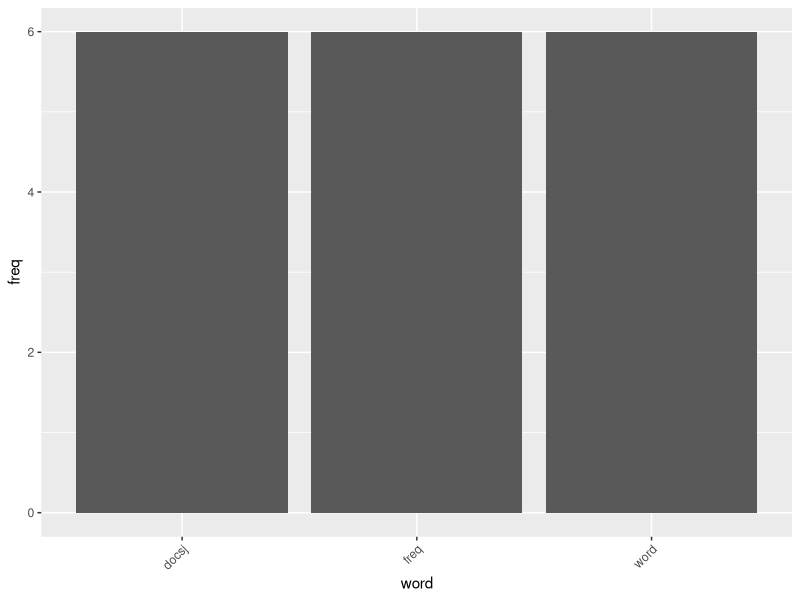
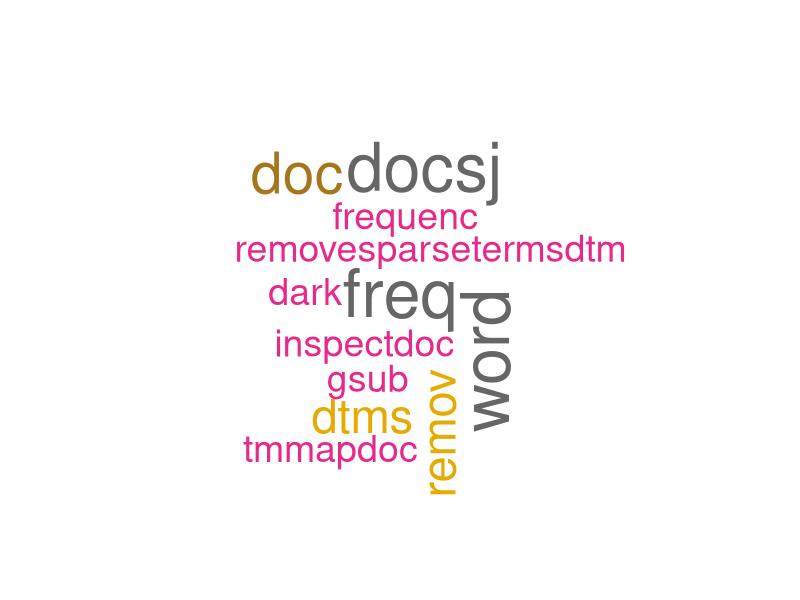
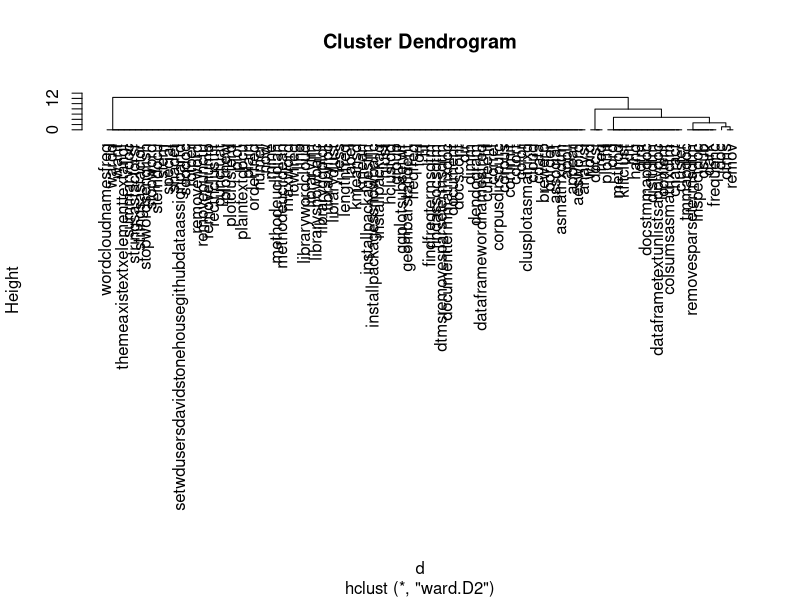
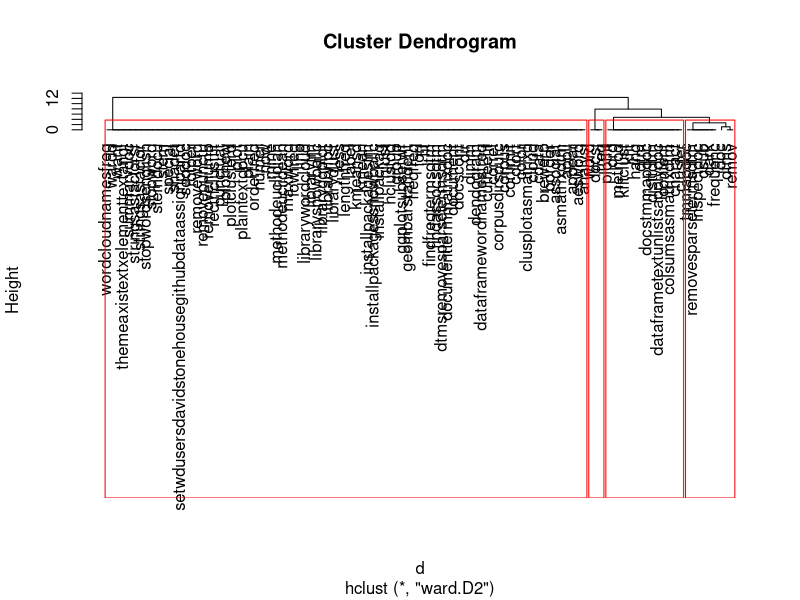
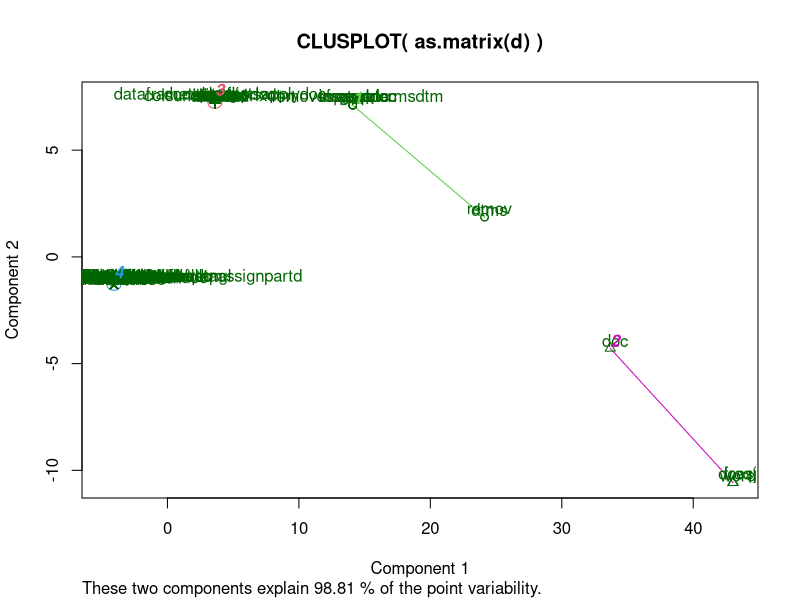
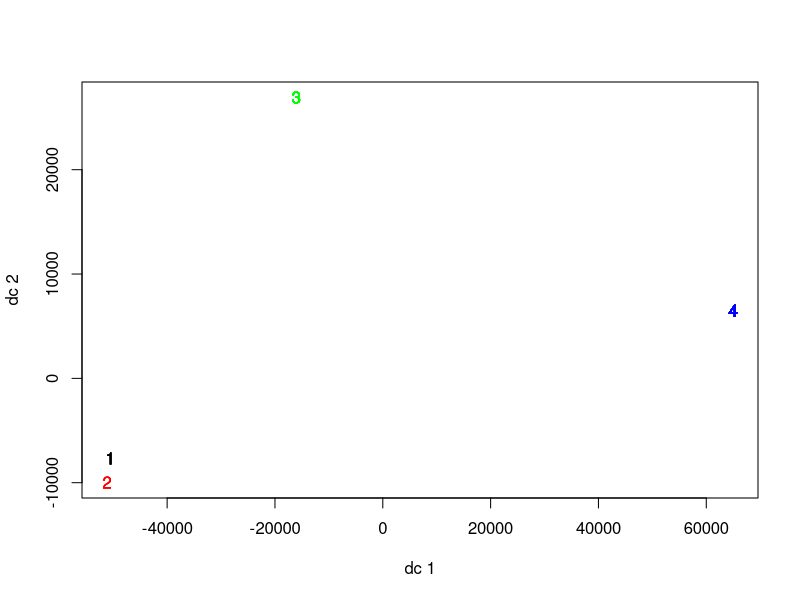

Write R code to recreate these figures, in order.
install.packages("tm")
library("tm")

setwd("/Users/davidstonehouse/GitHub/DATA650Assign1/part1ds")
dir(".")

docs <- Corpus(DirSource("."))
summary(docs)
data.frame(text=unlist(sapply(docs, '[', "content")), stringsAsFactors=F)
docs[[1]]$content
# Remove Punctuation and Special Characters -------------------------------
docs <- tm_map(docs, removePunctuation)
data.frame(text=unlist(sapply(docs, '[', "content")), stringsAsFactors = F)

for(j in seq(docs))
{
  docs[[j]] <-gsub("/", " ", docs[[j]])
  docs[[j]] <-gsub("@", " ", docs[[j]])
  docs[[j]] <-gsub("\\|", " ", docs[[j]])
}
inspect(docs)

# Remove numeric characters -----------------------------------------------
docs<-tm_map(docs, removeNumbers)
inspect(docs)

# Remove Stopwords --------------------------------------------------------

docs<-tm_map(docs, removeWords, stopwords("english"))
inspect(docs)

# Stemming ----------------------------------------------------------------
install.packages("SnowballC")
library(SnowballC)
docs <- tm_map(docs, stemDocument)
# Apply all these - now we have a corpus of plain docs:
docs <- tm_map(docs, PlainTextDocument)


# Word Frequencies --------------------------------------------------------
dtm <- DocumentTermMatrix(docs)
dtm
freq <- colSums(as.matrix(dtm))
freq
length(freq)
ord <- order(freq)
ord
m <-as.matrix(dtm)
dim(m)
m

findFreqTerms(dtm, lowfreq = 5)
# Remove words that appear in less than 70% of documents
dtms <- removeSparseTerms(dtm, 0.7)
dtms

# Word Associations -------------------------------------------------------
# Want correlations >=0.75
findAssocs(dtm, c("data", "analysis", "methods", "mining"), corlimit = 0.75)


# Word Frequency Plots ----------------------------------------------------
library(ggplot2)
wf <- data.frame(word=names(freq), freq=freq)
wf
p <- ggplot(subset(wf, freq>5), aes(word, freq))
p <- p + geom_bar(stat="identity")
p <- p + theme(axis.text.x=element_text(angle=45, hjust=1))
p

# Word Cloud --------------------------------------------------------------
library(wordcloud)
dtms<-removeSparseTerms(dtm, 0.7)
freq <- colSums(as.matrix(dtm)) # word frequencies
dark2 <- brewer.pal(12, "Dark2")
wordcloud(names(freq), freq, max.words=100, rot.per=0.2, colors = dark2)

# Cluster Dendogram -------------------------------------------------------

install.packages("")
library("cluster")
library("fpc")

dtms <- removeSparseTerms(dtm, 0.8)
d <- dist(t(dtms), method="euclidian")
d
fit <- hclust(d=d, method = "ward.D2")
plot(fit, hang=-1)
plot.new()
plot(fit, hang=-1)
groups <- cutree(fit, k=4)
rect.hclust(fit, k=4, border="red")

# K-means clustering ------------------------------------------------------

dtms <- removeSparseTerms(dtm, 0.75)
d <- dist(t(dtms), method="euclidean")
kfit <- kmeans(d,4)
kfit
clusplot(as.matrix(d), kfit$cluster, color=T, shade=T, labels=2, lines=0)
plotcluster(d, kfit$cluster)
